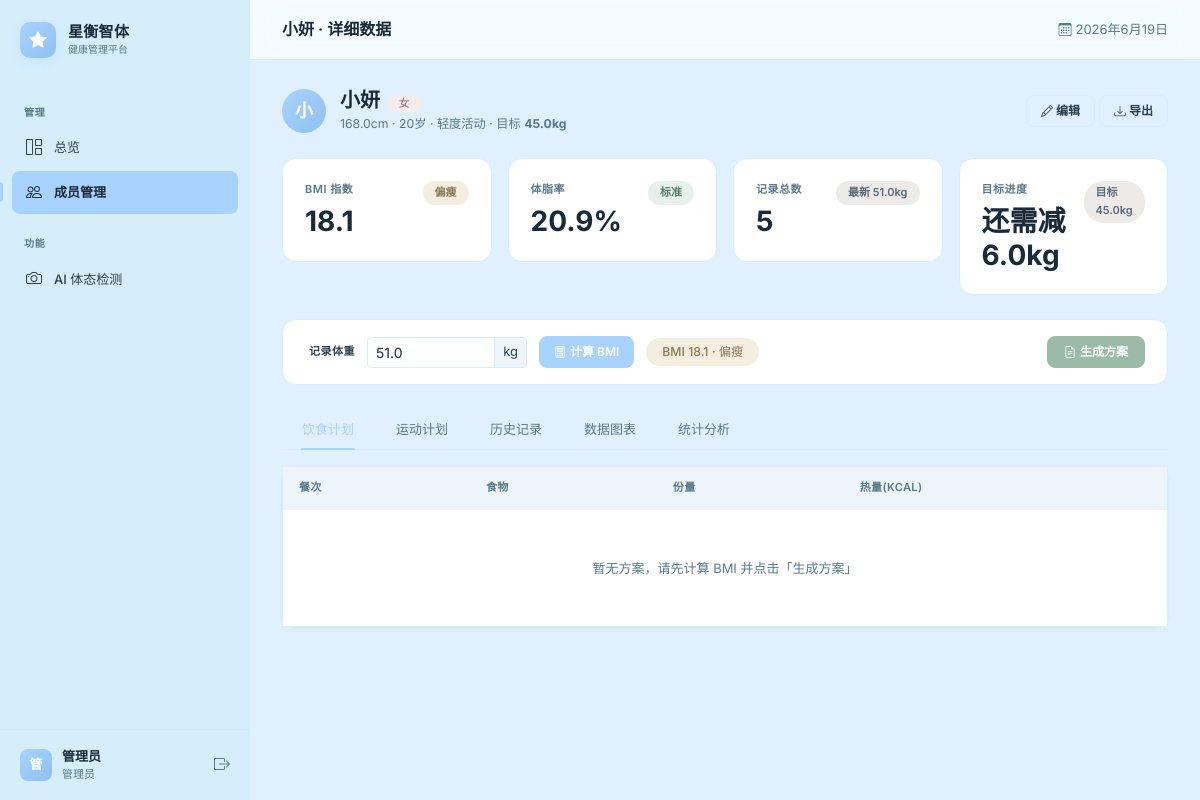
Screenshot of /members/12 (signed in) with the database file from the repository.
### tables this page shows
CREATE TABLE "members" (
                 id INTEGER PRIMARY KEY AUTOINCREMENT,
                 name TEXT UNIQUE NOT NULL,
                 gender TEXT NOT NULL,
                 height REAL NOT NULL,
                 created_at TEXT NOT NULL, age INTEGER NOT NULL DEFAULT 25, activity TEXT NOT NULL DEFAULT '中等', target_weight REAL DEFAULT 0, target_date TEXT, account_id INTEGER);

CREATE TABLE "records" (
                id INTEGER PRIMARY KEY AUTOINCREMENT,
                member_id INTEGER NOT NULL,
                weight REAL NOT NULL,
                bmi REAL NOT NULL,
                status TEXT NOT NULL,
                plan_type TEXT,
                recorded_at TEXT NOT NULL
            );

### app.py (the view)
@app.route('/members/<int:mid>')
@login_required(role='admin')
def member_detail(mid):
    info = db.get_member_full_info(mid)
    if not info:
        return redirect(url_for('member_list'))
    info = dict(info)
    records = db.get_member_records(mid)
    latest = records[0] if records else None
    bmi_val = bmi_status = bf_val = bf_status = None
    if latest:
        bmi_val = latest[3]
        bmi_status = latest[4]
        bf_val, bf_status = calc.estimate_body_fat(bmi_val, info['age'], info['gender'])
    stats = db.get_member_stats(mid)
    return render_template('member_detail.html', user=info, records=records,
                           latest=latest, bmi_val=bmi_val, bmi_status=bmi_status,
                           bf_val=bf_val, bf_status=bf_status, stats=stats)

### app.py (called while the page is built)
def login_required(role=None):
    def decorator(f):
        @wraps(f)
        def wrapped(*args, **kwargs):
            if 'account_id' not in session:
                if request.path.startswith('/api/'):
                    return jsonify({'success': False, 'message': '请先登录'})
                return redirect(url_for('welcome'))
            if role and session.get('role') != role:
                if request.path.startswith('/api/'):
                    return jsonify({'success': False, 'message': '权限不足'})
                if session['role'] == 'admin':
                    return redirect(url_for('admin_index'))
                return redirect(url_for('user_dashboard'))
            return f(*args, **kwargs)
        return wrapped
    return decorator

### calculations.py (called while the page is built)
def estimate_body_fat(bmi, age, gender):
    gender_val = 1 if gender == '男' else 0
    bf = round(1.20 * bmi + 0.23 * age - 10.8 * gender_val - 5.4, 1)
    if gender == '男':
        if bf < 10:
            status = "偏低"
        elif bf <= 20:
            status = "标准"
        elif bf <= 25:
            status = "偏高"
        else:
            status = "过高"
    else:
        if bf < 18:
            status = "偏低"
        elif bf <= 28:
            status = "标准"
        elif bf <= 33:
            status = "偏高"
        else:
            status = "过高"
    return bf, status

### database.py (called while the page is built)
def get_connection():
    conn = sqlite3.connect(DB_NAME, timeout=15)
    conn.row_factory = sqlite3.Row
    return conn

def get_member_full_info(mid):
    conn = get_connection()
    member = conn.execute(
        "SELECT id, name, gender, height, age, activity, target_weight, target_date FROM members WHERE id=?", (mid,)
    ).fetchone()
    conn.close()
    return dict(member) if member else None

def get_member_records(member_id):
    conn = get_connection()
    records = conn.execute(
        "SELECT id, recorded_at, weight, bmi, status, plan_type FROM records WHERE member_id=? ORDER BY recorded_at DESC",
        (member_id,)
    ).fetchall()
    conn.close()
    return records

### templates/member_detail.html (shortened to what this page needs)
{% extends "base.html" %}
{% block page_title %}{{ user.name }} · 详细数据{% endblock %}
{% block content %}
<div class="d-flex flex-wrap justify-content-between align-items-center mb-4">
  <div class="d-flex align-items-center gap-3">
    <div class="rounded-circle d-flex align-items-center justify-content-center fw-bold"
         style="width:44px;height:44px;background:var(--primary-gradient);color:#fff;font-size:18px;">
      {{ user.name[0] }}
    </div>
    <div>
      <h5 class="fw-bold mb-0">{{ user.name }}
        <span class="badge bg-{{ 'primary' if user.gender == '男' else 'pink' }} ms-1">{{ user.gender }}</span>
      </h5>
      <small class="text-muted">{{ user.height }}cm · {{ user.age }}岁 · {{ user.activity }}
        {% if user.target_weight %} · 目标 <strong>{{ user.target_weight }}kg</strong>{% endif %}
      </small>
    </div>
  </div>
  <div class="mt-2 mt-md-0 d-flex gap-1">
    <a href="{{ url_for('edit_member', mid=user.id) }}" class="btn btn-outline-secondary btn-sm"><i class="bi bi-pencil"></i> 编辑</a>
    <a href="{{ url_for('export_csv', mid=user.id) }}" class="btn btn-outline-secondary btn-sm"><i class="bi bi-download"></i> 导出</a>
  </div>
</div>
<div class="row g-3 mb-4">
  <div class="col-md-3 animate-in">
    <div class="stat-card">
      <div class="d-flex justify-content-between align-items-start">
        <div>
          <div class="stat-label">BMI 指数</div>
          <div class="stat-value" id="displayBmi">{{ bmi_val if bmi_val else '--' }}</div>
        </div>
        <span id="displayBmiStatus" class="stat-badge
          {% if bmi_status == '正常' %}text-bg-success{% elif bmi_status in ['偏胖','肥胖'] %}text-bg-danger{% elif bmi_status == '偏瘦' %}text-bg-warning{% else %}text-bg-secondary{% endif %}">
          {{ bmi_status if bmi_status else '--' }}
        </span>
      </div>
    </div>
  </div>
  <div class="col-md-3 animate-in">
    <div class="stat-card">
      <div class="d-flex justify-content-between align-items-start">
        <div>
          <div class="stat-label">体脂率</div>
          <div class="stat-value" id="displayBf">{{ bf_val if bf_val else '--' }}{% if bf_val %}%{% endif %}</div>
        </div>
        <span class="stat-badge
          {% if bf_status == '标准' %}text-bg-success{% elif bf_status == '偏高' %}text-bg-warning{% elif bf_status == '过低' %}text-bg-info{% else %}text-bg-secondary{% endif %}">
          {{ bf_status if bf_status else '--' }}
        </span>
      </div>
    </div>
  </div>
  <div class="col-md-3 animate-in">
    <div class="stat-card">
      <div class="d-flex justify-content-between align-items-start">
        <div>
          <div class="stat-label">记录总数</div>
          <div class="stat-value">{{ stats.get('count', 0) if stats else 0 }}</div>
        </div>
        {% if stats and stats.get('count', 0) > 0 %}
        <span class="stat-badge text-bg-secondary">最新 {{ stats.get('latest_weight', '--') }}kg</span>
        {% else %}
        <span class="stat-badge text-bg-secondary">暂无</span>
        {% endif %}
      </div>
    </div>
  </div>
  <div class="col-md-3 animate-in">
    <div class="stat-card">
      <div class="d-flex justify-content-between align-items-start">
        <div>
          <div class="stat-label">目标进度</div>
          <div class="stat-value" id="displayProgress">
            {% if user.target_weight and user.target_weight > 0 and latest %}
              {% set diff = latest[2] - user.target_weight %}
              {% if diff|abs < 0.5 %}已达标{% else %}{{ '还需减 ' if diff > 0 else '还需增 ' }}{{ '%.1f'|format(diff|abs) }}kg{% endif %}
            {% else %}--{% endif %}
          </div>
        </div>
        {% if user.target_weight and user.target_weight > 0 %}
        <span class="stat-badge text-bg-secondary">目标 {{ user.target_weight }}kg</span>
        {% endif %}
      </div>
    </div>
  </div>
</div>
<div class="action-bar mb-4">
  <span class="action-label">记录体重</span>
  <div class="input-group input-group-sm" style="max-width:160px;">
    <input type="number" step="0.1" class="form-control" id="weightInput" placeholder="体重"
           {% if latest %}value="{{ latest[2] }}"{% endif %}>
    <span class="input-group-text">kg</span>
  </div>
  <button class="btn btn-primary btn-sm" onclick="calculateBMI()"><i class="bi bi-calculator me-1"></i>计算 BMI</button>
  <span id="calcResult" class="small fw-medium
    {% if bmi_val %}px-3 py-1 rounded-pill text-bg-{{ 'success' if bmi_status == '正常' else 'danger' if bmi_status in ['偏胖','肥胖'] else 'warning' }}{% endif %}">
    {% if bmi_val %}BMI {{ bmi_val }} · {{ bmi_status }}{% else %}BMI: -- · 状态: --{% endif %}
  </span>
  <button class="btn btn-success btn-sm px-3" id="planBtn"
          onclick="generatePlan()">
    <i class="bi bi-file-earmark-text me-1"></i>生成方案
  </button>
</div>
<ul class="nav nav-tabs nav-tabs-custom mb-3" id="userTabs" role="tablist">
  <li class="nav-item"><button class="nav-link active" data-bs-toggle="tab" data-bs-target="#tab-food">饮食计划</button></li>
  <li class="nav-item"><button class="nav-link" data-bs-toggle="tab" data-bs-target="#tab-exercise">运动计划</button></li>
  <li class="nav-item"><button class="nav-link" data-bs-toggle="tab" data-bs-target="#tab-history">历史记录</button></li>
  <li class="nav-item"><button class="nav-link" data-bs-toggle="tab" data-bs-target="#tab-chart">数据图表</button></li>
  <li class="nav-item"><button class="nav-link" data-bs-toggle="tab" data-bs-target="#tab-stats">统计分析</button></li>
</ul>
<div class="tab-content">
  <div class="tab-pane fade show active" id="tab-food">
    <div class="card">
      <div class="card-body p-0">
        <div class="table-wrap">
          <table class="table mb-0">
            <thead><tr><th>餐次</th><th>食物</th><th>份量</th><th>热量(kcal)</th></tr></thead>
            <tbody id="foodTableBody">
              <tr><td colspan="4" class="text-center text-muted py-5">暂无方案，请先计算 BMI 并点击「生成方案」</td></tr>
            </tbody>
          </table>
        </div>
      </div>
    </div>
  </div>
      {% set stat_items = [
        ('count', '记录总数', '#A8D2FF'),
        ('latest_weight', '最新体重', '#DFFAF5'),
        ('latest_bmi', '最新 BMI', '#D4B896'),
        ('avg_bmi', '平均 BMI', '#8FC1F0'),
        ('max_bmi', '最高 BMI', '#C88B8B'),
        ('min_bmi', '最低 BMI', '#8CC8D4'),
        ('weight_change', '体重变化', '#D4A878'),
        ('avg_weight', '平均体重', '#8DB8AA'),
      ] %}
</div>
{% endblock %}

### rows the page displays
members: name "小妍", name "小", gender "女", height "168.0", age "20", activity "轻度活动", target_weight "45.0"
records: bmi "18.1", status "偏瘦", get "51.0", weight "51.0"

### other values shown
{{ session.get('display_name', 'A')[0] }} "管"
{{ session.get('display_name', '管理员') }} "管理员"
{{ bf_val if bf_val else '--' }} "20.9"
{{ bf_status if bf_status else '--' }} "标准"
{{ stats.get('count', 0) if stats else 0 }} "5"
{{ '还需减 ' if diff > 0 else '还需增 ' }} "还需减"
{{ '%.1f'|format(diff|abs) }} "6.0"
